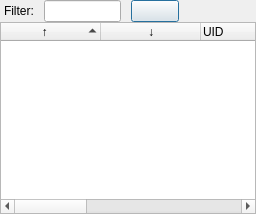
  <widget class="QDockWidget" name="serverList">
   <property name="sizePolicy">
    <sizepolicy hsizetype="Minimum" vsizetype="Minimum">
     <horstretch>1</horstretch>
     <verstretch>1</verstretch>
    </sizepolicy>
   </property>
   <property name="minimumSize">
    <size>
     <width>147</width>
     <height>180</height>
    </size>
   </property>
   <property name="focusPolicy">
    <enum>Qt::ClickFocus</enum>
   </property>
   <property name="acceptDrops">
    <bool>true</bool>
   </property>
   <property name="features">
    <set>QDockWidget::DockWidgetFloatable|QDockWidget::DockWidgetMovable</set>
   </property>
   <property name="windowTitle">
    <string>Server List</string>
   </property>
   <attribute name="dockWidgetArea">
    <number>8</number>
   </attribute>
   <widget class="QWidget" name="dockWidgetContents_2">
    <layout class="QVBoxLayout" name="verticalLayout">
     <property name="spacing">
      <number>0</number>
     </property>
     <property name="margin">
      <number>0</number>
     </property>
     <item>
      <layout class="QHBoxLayout" name="horizontalLayout_2" stretch="0,1,0,1">
       <property name="spacing">
        <number>10</number>
       </property>
       <property name="leftMargin">
        <number>4</number>
       </property>
       <item>
        <widget class="QLabel" name="label">
         <property name="text">
          <string>Filter:</string>
         </property>
        </widget>
       </item>
       <item>
        <widget class="QLineEdit" name="serverFilter"/>
       </item>
       <item>
        <widget class="QPushButton" name="serverClear">
         <property name="minimumSize">
          <size>
           <width>48</width>
           <height>22</height>
          </size>
         </property>
         <property name="maximumSize">
          <size>
           <width>22</width>
           <height>22</height>
          </size>
         </property>
         <property name="text">
          <string/>
         </property>
         <property name="icon">
          <iconset resource="cobra.qrc">
           <normaloff>:/images/clear.png</normaloff>:/images/clear.png</iconset>
         </property>
         <property name="default">
          <bool>true</bool>
         </property>
        </widget>
       </item>
       <item>
        <spacer name="horizontalSpacer">
         <property name="orientation">
          <enum>Qt::Horizontal</enum>
         </property>
         <property name="sizeHint" stdset="0">
          <size>
           <width>40</width>
           <height>20</height>
          </size>
         </property>
        </spacer>
       </item>
      </layout>
     </item>
     <item>
      <widget class="cobraTreeWidget" name="serverTree">
       <property name="focusPolicy">
        <enum>Qt::ClickFocus</enum>
       </property>
       <property name="sortingEnabled">
        <bool>true</bool>
       </property>
       <property name="allColumnsShowFocus">
        <bool>false</bool>
       </property>
       <property name="columnCount">
        <number>8</number>
       </property>
       <column>
        <property name="text">
         <string>↑</string>
        </property>
        <property name="textAlignment">
         <set>AlignHCenter|AlignVCenter|AlignCenter</set>
        </property>
       </column>
       <column>
        <property name="text">
         <string>↓</string>
        </property>
        <property name="textAlignment">
         <set>AlignHCenter|AlignVCenter|AlignCenter</set>
        </property>
       </column>
       <column>
        <property name="text">
         <string>UID</string>
        </property>
       </column>
       <column>
        <property name="text">
         <string>ID</string>
        </property>
       </column>
       <column>
        <property name="text">
         <string>Title</string>
        </property>
       </column>
       <column>
        <property name="text">
         <string>Description</string>
        </property>
       </column>
       <column>
        <property name="text">
         <string>Tags</string>
        </property>
       </column>
       <column>
        <property name="text">
         <string>Modified Time</string>
        </property>
       </column>
      </widget>
     </item>
    </layout>
   </widget>
  </widget>
